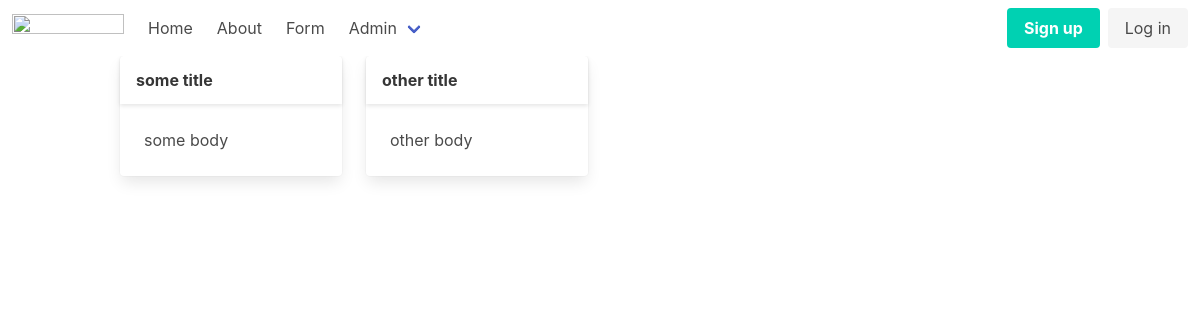
/, run on an earlier commit of the app's database.
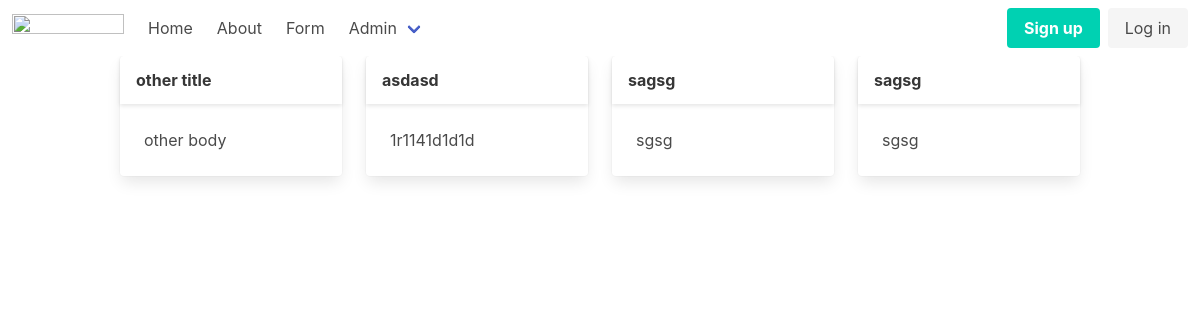
And on a later commit of the database.
### tables this page shows
CREATE TABLE posts
(
    id    integer
        constraint posts_pk
            primary key autoincrement,
    title text,
    body  text
);

### helpers.php (called while the page is built, shortened)
<?php
function view($viewName, $variables=[]){
    extract($variables);
    include __DIR__ . "/views/$viewName.php";
}

### src/Controllers/PublicController.php (called while the page is built, shortened)
<?php
class PublicController {
    public function index(){
        $posts = Post::all();
        view('index', compact('posts'));
    }
}

### src/DB.php (called while the page is built, shortened)
<?php
class DB {
    private $conn;
    public function __construct()
    {
        try {
            $this->conn = new PDO("sqlite:db.sqlite");
            $this->conn->setAttribute(PDO::ATTR_ERRMODE, PDO::ERRMODE_EXCEPTION);
        } catch(PDOException $e) {
            echo "Connection failed: " . $e->getMessage();
        }
    }
    public function all(string $table, string $className){
        $stmt = $this->conn->prepare("SELECT * FROM $table");
        $stmt->execute();
        $stmt->setFetchMode(PDO::FETCH_CLASS, $className);
        return $stmt->fetchAll();
    }
}

### src/Models/Model.php (called while the page is built, shortened)
<?php
class Model {
    static $table;
    public static function all(){
        $db = new DB();
        return $db->all(static::$table, static::class);
    }
}

### views/index.php (the view)
<?php include __DIR__ . '/partials/header.php' ?>
<div class="container">
    <div class="columns">
        <?php foreach ($posts as $post) : ?>
            <div class="column is-3">
                <div class="card mb-3">
                    <header class="card-header">
                        <p class="card-header-title">
                            <?= $post->title ?>
                        </p>
                    </header>
                    <div class="card-content">
                        <div class="content">
                            <?= $post->body ?>
                        </div>
                    </div>
                </div>
            </div>
        <?php endforeach; ?>
    </div>
</div>
<?php include __DIR__ . '/partials/footer.php' ?>

What changed in the data, as far as the page shows it:
removed posts: title "some title", body "some body"
added posts: title "asdasd", body "1r1141d1d1d"
added posts: title "sagsg", body "sgsg"
added posts: title "sagsg", body "sgsg"
